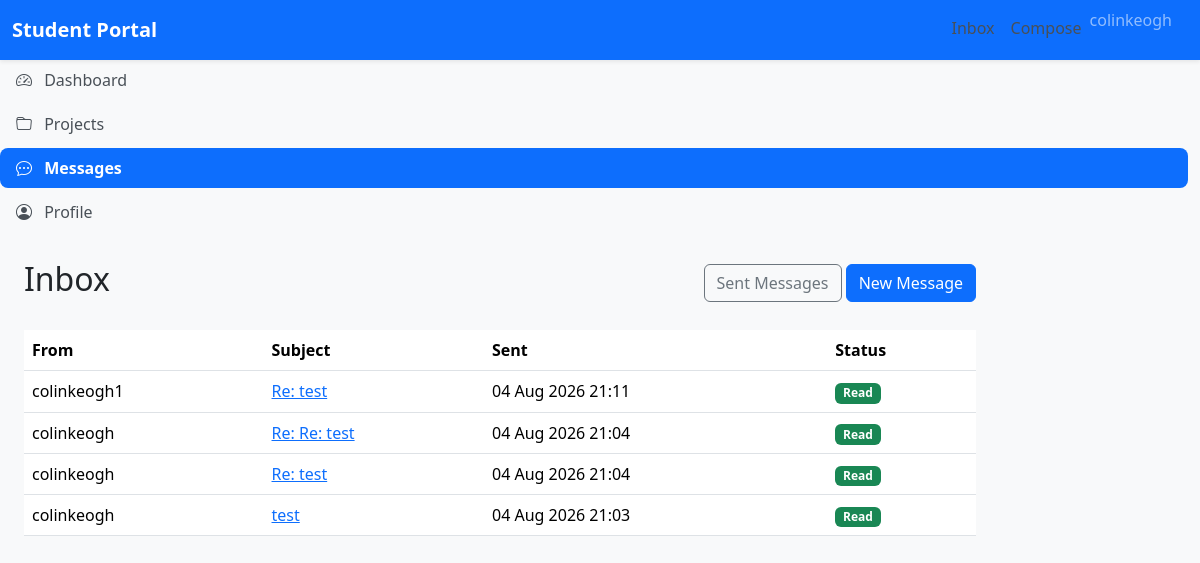
The page /messaging/ (signed in) on the database as committed earlier.
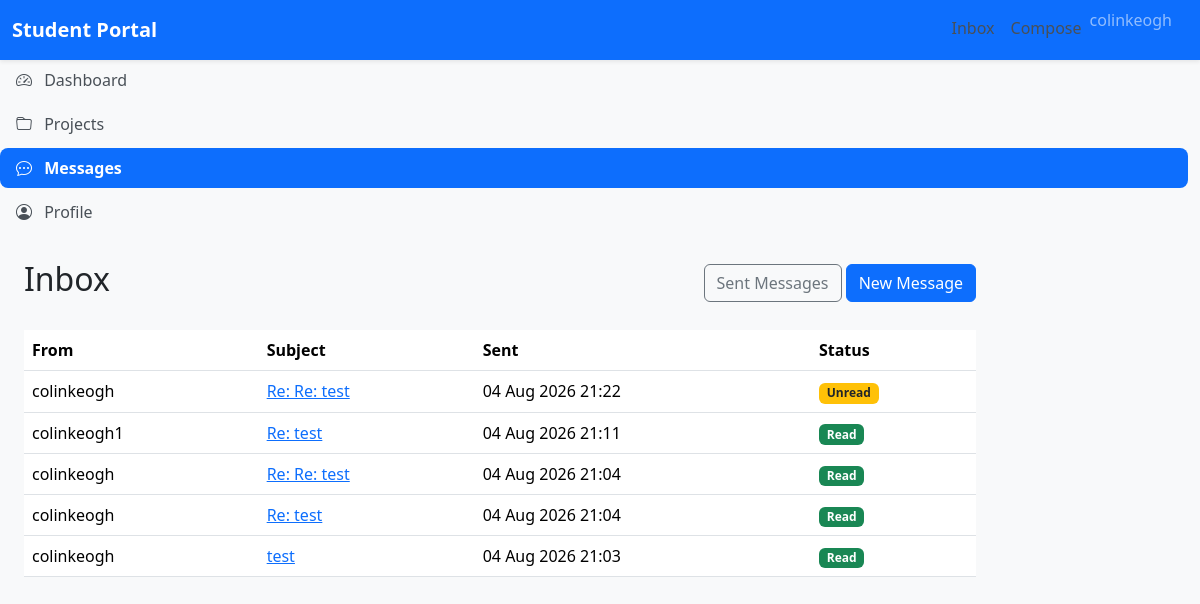
The same page on the database as committed later.
### messaging/models.py (models this page shows, shortened)
class Message(models.Model):
    sender = models.ForeignKey(
        settings.AUTH_USER_MODEL,
        on_delete=models.CASCADE,
        related_name="sent_messages",
    )
    recipient = models.ForeignKey(
        settings.AUTH_USER_MODEL,
        on_delete=models.CASCADE,
        related_name="received_messages",
    )
    subject = models.CharField(max_length=200)
    body = models.TextField()
    sent_at = models.DateTimeField(auto_now_add=True)
    is_read = models.BooleanField(default=False)
    class Meta:
        ordering = ["-sent_at"]

### accounts/models.py (models this page shows)
class CustomUser(AbstractUser):
    pass

### messaging/views.py (the view)
# urls.py: path("", views.inbox, name="inbox"),
@login_required
def inbox(request):
    messages = Message.objects.filter(
        recipient=request.user,
    )
    return render(
        request,
        "messaging/inbox.html",
        {
            "messages": messages,
        },
    )

### messaging/templates/messaging/inbox.html (shortened to what this page needs)
{% extends "base.html" %}
{% block content %}
<div class="d-flex justify-content-between align-items-center mb-4">
    <h2>Inbox</h2>
    <div>
        <a
            href="{% url 'messaging:sent' %}"
            class="btn btn-outline-secondary">
            Sent Messages
        </a>
        <a
            href="{% url 'messaging:new' %}"
            class="btn btn-primary">
            New Message
        </a>
    </div>
</div>
{% if messages %}
<table class="table table-hover">
    <thead>
        <tr>
            <th>From</th>
            <th>Subject</th>
            <th>Sent</th>
            <th>Status</th>
        </tr>
    </thead>
    <tbody>
    {% for message in messages %}
        <tr>
            <td>{{ message.sender.username }}</td>
            <td>
                <a href="{% url 'messaging:detail' message.pk %}">
                    {{ message.subject }}
                </a>
            </td>
            <td>{{ message.sent_at|date:"d M Y H:i" }}</td>
            <td>
                {% if message.is_read %}
                    <span class="badge bg-success">
                        Read
                    </span>
                {% else %}
                    <span class="badge bg-warning text-dark">
                        Unread
                    </span>
                {% endif %}
            </td>
        </tr>
    {% endfor %}
    </tbody>
</table>
{% else %}
<div class="alert alert-info">
    Your inbox is empty.
</div>
{% endif %}
{% endblock %}

Rows that differ between the two databases and show on the page:
added Message: sender.username "colinkeogh", subject "Re: Re: test", sent_at "04 Aug 2026 21:22", is_read "Unread"
